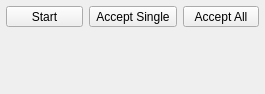
<?xml version="1.0" encoding="UTF-8"?>
<ui version="4.0">
 <class>QmitkSliceBasedInterpolatorWidgetGUIControls</class>
 <widget class="QWidget" name="QmitkSliceBasedInterpolatorWidgetGUIControls">
  <property name="geometry">
   <rect>
    <x>0</x>
    <y>0</y>
    <width>265</width>
    <height>94</height>
   </rect>
  </property>
  <property name="sizePolicy">
   <sizepolicy hsizetype="Preferred" vsizetype="Minimum">
    <horstretch>0</horstretch>
    <verstretch>0</verstretch>
   </sizepolicy>
  </property>
  <property name="minimumSize">
   <size>
    <width>0</width>
    <height>0</height>
   </size>
  </property>
  <property name="windowTitle">
   <string>Slice-Based Interpolation</string>
  </property>
  <property name="toolTip">
   <string/>
  </property>
  <layout class="QVBoxLayout" name="verticalLayout">
   <property name="sizeConstraint">
    <enum>QLayout::SetDefaultConstraint</enum>
   </property>
   <property name="margin">
    <number>6</number>
   </property>
   <item>
    <layout class="QHBoxLayout" name="horizontalLayout">
     <property name="sizeConstraint">
      <enum>QLayout::SetDefaultConstraint</enum>
     </property>
     <item>
      <widget class="QToolButton" name="m_btStart">
       <property name="enabled">
        <bool>true</bool>
       </property>
       <property name="sizePolicy">
        <sizepolicy hsizetype="Minimum" vsizetype="Fixed">
         <horstretch>0</horstretch>
         <verstretch>0</verstretch>
        </sizepolicy>
       </property>
       <property name="toolTip">
        <string>Start/Stop the 3D interpolation utility</string>
       </property>
       <property name="text">
        <string>Start</string>
       </property>
       <property name="icon">
        <iconset resource="../resources/SegmentationUI.qrc">
         <normaloff>:/Qmitk/Start.png</normaloff>
         <normalon>:/Qmitk/Stop.png</normalon>:/Qmitk/Start.png</iconset>
       </property>
       <property name="iconSize">
        <size>
         <width>32</width>
         <height>32</height>
        </size>
       </property>
       <property name="checkable">
        <bool>true</bool>
       </property>
       <property name="checked">
        <bool>false</bool>
       </property>
       <property name="toolButtonStyle">
        <enum>Qt::ToolButtonTextUnderIcon</enum>
       </property>
       <property name="arrowType">
        <enum>Qt::NoArrow</enum>
       </property>
      </widget>
     </item>
     <item>
      <widget class="QToolButton" name="m_btApplyForCurrentSlice">
       <property name="sizePolicy">
        <sizepolicy hsizetype="Minimum" vsizetype="Fixed">
         <horstretch>0</horstretch>
         <verstretch>0</verstretch>
        </sizepolicy>
       </property>
       <property name="text">
        <string>Accept Single</string>
       </property>
       <property name="icon">
        <iconset resource="../resources/SegmentationUI.qrc">
         <normaloff>:/Qmitk/AcceptCurrentInterpolation.png</normaloff>:/Qmitk/AcceptCurrentInterpolation.png</iconset>
       </property>
       <property name="iconSize">
        <size>
         <width>32</width>
         <height>32</height>
        </size>
       </property>
       <property name="toolButtonStyle">
        <enum>Qt::ToolButtonTextUnderIcon</enum>
       </property>
      </widget>
     </item>
     <item>
      <widget class="QToolButton" name="m_btApplyForAllSlices">
       <property name="sizePolicy">
        <sizepolicy hsizetype="Minimum" vsizetype="Fixed">
         <horstretch>0</horstretch>
         <verstretch>0</verstretch>
        </sizepolicy>
       </property>
       <property name="text">
        <string>Accept All</string>
       </property>
       <property name="icon">
        <iconset resource="../resources/SegmentationUI.qrc">
         <normaloff>:/Qmitk/AcceptAllInterpolations.png</normaloff>:/Qmitk/AcceptAllInterpolations.png</iconset>
       </property>
       <property name="iconSize">
        <size>
         <width>32</width>
         <height>32</height>
        </size>
       </property>
       <property name="toolButtonStyle">
        <enum>Qt::ToolButtonTextUnderIcon</enum>
       </property>
      </widget>
     </item>
    </layout>
   </item>
   <item>
    <spacer name="verticalSpacer">
     <property name="orientation">
      <enum>Qt::Vertical</enum>
     </property>
     <property name="sizeHint" stdset="0">
      <size>
       <width>20</width>
       <height>40</height>
      </size>
     </property>
    </spacer>
   </item>
  </layout>
 </widget>
 <layoutdefault spacing="6" margin="11"/>
 <resources>
  <include location="../resources/SegmentationUI.qrc"/>
 </resources>
 <connections/>
</ui>
